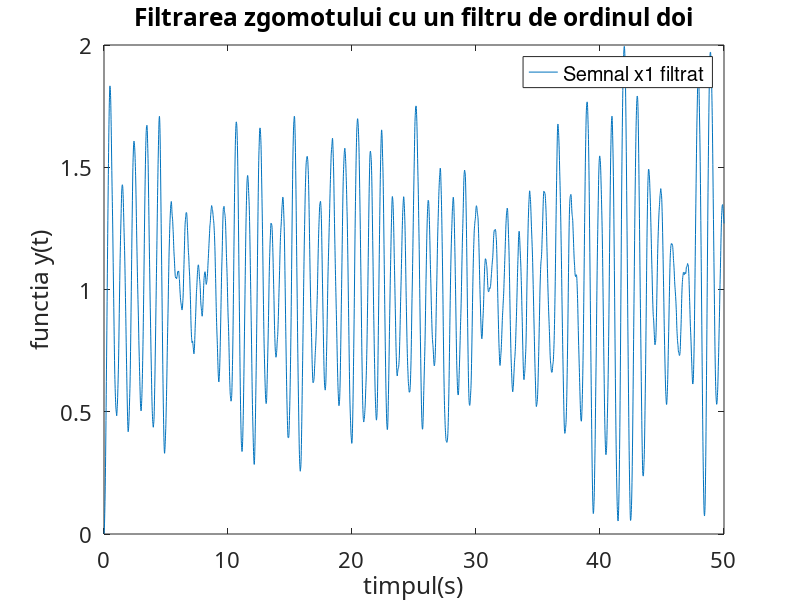

Here is the MATLAB script that generated this plot:
Ts = 0.01;
om0 = 2*pi;
dz = 0.005;
A = 1;
oms = om0*Ts
a(1) = 1 + 2 * dz * oms + oms^2;
a(2) = -2 * (1 + dz * oms);
a(3) = 1;
b(1) = A * 2 * oms^2;
t = 0:Ts:50;

x1 = rand(1, length(t));
y1 = filter(b, a, x1);

plot(t, y1), grid, set (gca, 'FontName', ...
'Arial Cyr', 'FontSize', 16)
title('Filtrarea zgomotului cu un filtru de ordinul doi')
xlabel('timpul(s)'), ylabel('functia y(t)'), grid

legend("Semnal x1 filtrat", "AutoUpdate", "off")
